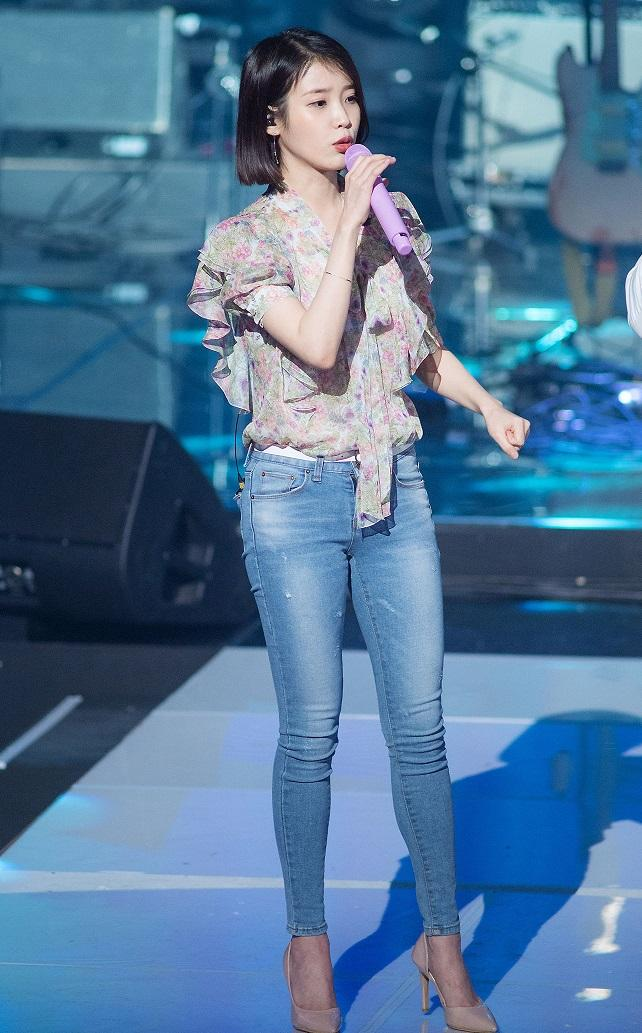
#> input picture %_Project/data preprocessing/Image_1.jpg, 642 x 1033 px
$ jupyter execute --allow-errors Get_images.ipynb
#> lines starting #> are read from the running program, lines starting #| are printed output that depends on the picture
[cell 1]
# https://velog.io/@jungeun-dev/Python-%EC%9B%B9-%ED%81%AC%EB%A1%A4%EB%A7%81Selenium-%EA%B5%AC%EA%B8%80-%EC%9D%B4%EB%AF%B8%EC%A7%80-%EC%88%98%EC%A7%91

[cell 2]
import selenium
from selenium import webdriver
import time
from selenium.webdriver.common.keys import Keys
from selenium.webdriver.common.by import By
import urllib.request
import os

# [14 lines of commented-out code are left out]


def createDirectory(directory):
    try:
        if not os.path.exists(directory):
            os.makedirs(directory)
    except OSError:
        print("Error: Failed to create the directory.")

def crawling_img(name):
    driver = webdriver.Chrome('chromedriver.exe') # 크롬드라이버 설치한 경로 작성 필요
    driver.get("https://www.google.co.kr/imghp?hl=ko&tab=wi&authuser=0&ogbl") # 구글 이미지 검색 url
    elem = driver.find_element(By.NAME,"q") #구글 검색창 선택
    elem.send_keys(name) # 검색창에 검색할 내용(name)넣기
    elem.send_keys(Keys.RETURN) # 검색할 내용을 넣고 enter를 치는것!

    driver.find_element_by_css_selector(".rg_i.Q4LuWd").click()  # 첫 번째 사진 클릭
    time.sleep(2)
    driver.find_element_by_css_selector('.Sa2Wmf.MIdC8d.So4Urb').click() # 관련 이미지 더보기 클릭


    SCROLL_PAUSE_TIME = 1
    # Get scroll height
    last_height = driver.execute_script("return document.body.scrollHeight")  # 브라우저의 높이를 자바스크립트로 찾음
    while True:
        # Scroll down to bottom
        driver.execute_script("window.scrollTo(0, document.body.scrollHeight);")  # 브라우저 끝까지 스크롤을 내림
        # Wait to load page
        time.sleep(SCROLL_PAUSE_TIME)
        # Calculate new scroll height and compare with last scroll height
        new_height = driver.execute_script("return document.body.scrollHeight")
        if new_height == last_height:
            try:
                driver.find_element_by_css_selector(".mye4qd").click()
            except:
                break
        last_height = new_height

    imgs = driver.find_elements_by_css_selector(".rg_i.Q4LuWd")
    dir = ".\dataset" + "\\" + name

    createDirectory(dir) #폴더 생성
    count = 1
    for img in imgs:
        try:
            img.click()
            time.sleep(3)
            imgUrl = driver.find_element_by_xpath(
                '//*[@id="Sva75c"]/div/div/div[3]/div[2]/c-wiz/div/div[1]/div[1]/div[2]/div/a/img').get_attribute(
                "src")
            path = "C:/Users/taeh0/Desktop/percent_Proj/%_Project/data preprocessing/dataset/" + name + "/"
            urllib.request.urlretrieve(imgUrl, path + name + str(count) + ".jpg")
            count = count + 1
            if count >= 250:
                break
        except:
            pass
    driver.close()


idols = ['아이유' , '수지' , '신세경' , '손예진' , '전지현' , '슬기' , '조이현', '지수']

#> (the rest of this cell did not finish here and is left out)

### 데이터 저장완료

[cell 3]
import cv2
print(cv2.__version__)

[cell 4]
#출처 https://blog.naver.com/PostView.naver?blogId=cosmosjs&logNo=220934659282&redirect=Dlog&widgetTypeCall=true&directAccess=false

[cell 5]
face_cascade=cv2.CascadeClassifier(cv2.data.haarcascades + "haarcascade_frontalface_default.xml")
img = cv2.imread('Image_1.jpg')  # 이미지 변수
#> img is the input picture: shape (1033, 642, 3); mean B, G, R 151.5, 118.2, 81.4
gray = cv2.cvtColor(img, cv2.COLOR_BGR2GRAY)
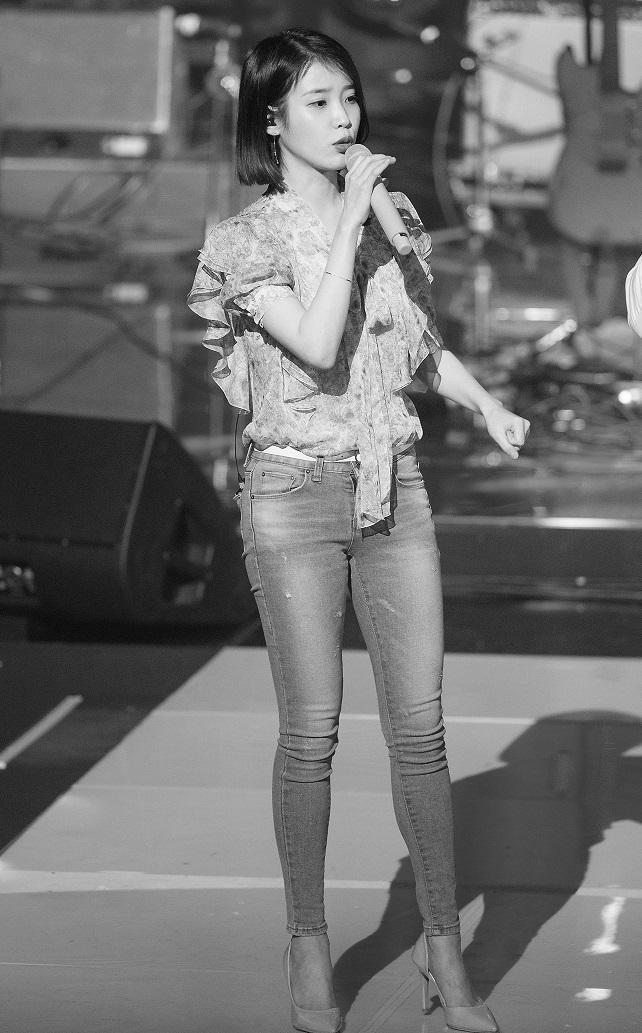
#> gray: shape (1033, 642); min 1, max 255, mean 111
faces = face_cascade.detectMultiScale(gray, 1.3,5)
#> faces = [[285, 64, 92, 92]]
imgNum=0
for (x,y,w,h) in faces:
    cropped = img[y - int(h / 4):y + h + int(h / 4), x - int(w / 4):x + w + int(w / 4)]
    # 이미지를 저장
    cv2.imwrite("face" + str(imgNum) + ".jpg", cropped)
    print(cropped.shape)
    imgNum += 1

    #cv2.rectangle(img, (x,y), (x+w, y+h), (255,0,0),2)
    roi_gray = gray[y:y+h, x:x+w]
    roi_color = img[y:y+h, x:x+w]
#> this loop made 1 pass
#> (x, y, w, h, imgNum) on pass 1: (285, 64, 92, 92, 1)
#| (138, 138, 3)
#> pass 1, `cropped = img[y - int(h / 4):y + h + int(h / 4), x - int(w / 4):x + w ..`:
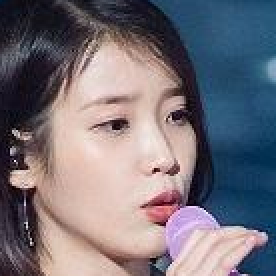
#> cropped: shape (138, 138, 3) (shown 2 times larger); mean B, G, R 120.3, 112, 117.4
#> pass 1, `roi_gray = gray[y:y+h, x:x+w]`:
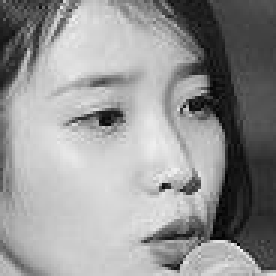
#> roi_gray: shape (92, 92) (shown 3 times larger); min 2, max 244, mean 148.6
#> pass 1, `roi_color = img[y:y+h, x:x+w]`:
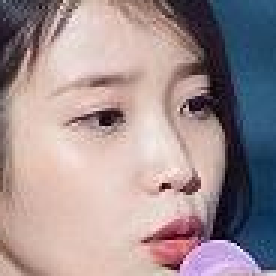
#> roi_color: shape (92, 92, 3) (shown 3 times larger); mean B, G, R 145.2, 143.2, 160.6
#> after the loop, imgNum = 1

$ run again, with %_Project/data preprocessing/face0.jpg copied over %_Project/data preprocessing/Image_1.jpg
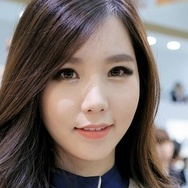
#> input picture %_Project/data preprocessing/face0.jpg, 188 x 188 px
#> img is the input picture: shape (188, 188, 3); mean B, G, R 101.5, 106.2, 117.9
#> `gray = cv2.cvtColor(img, cv2.COLOR_BGR2GRAY)`:
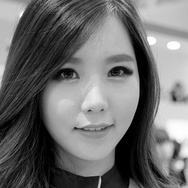
#> gray: shape (188, 188); min 0, max 255, mean 109.2
#> faces = [[30, 30, 128, 128]]
#> the loop `for (x,y,w,h) in faces:` made 1 pass
#> (x, y, w, h, imgNum) on pass 1: (30, 30, 128, 128, 1)
#> (printed output is left out)
#> pass 1, `roi_color = img[y:y+h, x:x+w]`:
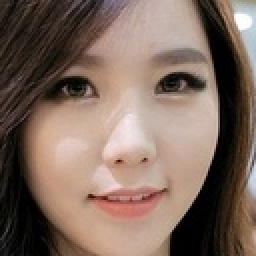
#> roi_color: shape (128, 128, 3) (shown 2 times larger); mean B, G, R 93.3, 104.9, 125.9
#> after the loop `for (x,y,w,h) in faces:`: imgNum = 1

$ run again, with %_Project/data preprocessing/face1.jpg copied over %_Project/data preprocessing/Image_1.jpg
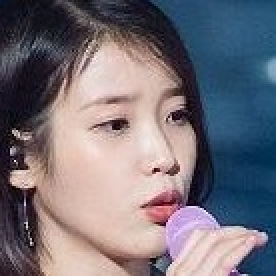
#> input picture %_Project/data preprocessing/face1.jpg, 138 x 138 px (shown 2 times larger)
#> img is the input picture: shape (138, 138, 3); mean B, G, R 120.3, 112.1, 117.4
#> `gray = cv2.cvtColor(img, cv2.COLOR_BGR2GRAY)`:
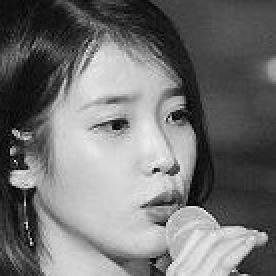
#> gray: shape (138, 138) (shown 2 times larger); min 1, max 248, mean 114.6
#> faces = [[21, 23, 98, 98]]
#> the loop `for (x,y,w,h) in faces:` made 1 pass
#> (x, y, w, h, cropped, imgNum) on pass 1: (21, 23, 98, 98, [[101, 62, 24], [99, 62, 24], [99, 62, 24]], 1)
#> (printed output is left out)
#> pass 1, `roi_color = img[y:y+h, x:x+w]`:
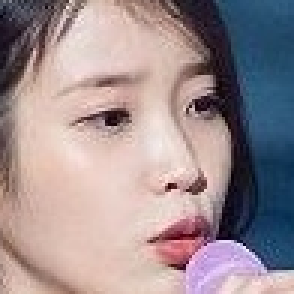
#> roi_color: shape (98, 98, 3) (shown 3 times larger); mean B, G, R 144.9, 142, 157.9
#> after the loop `for (x,y,w,h) in faces:`: imgNum = 1

$ run again, with %_Project/data preprocessing/image.jpg copied over %_Project/data preprocessing/Image_1.jpg
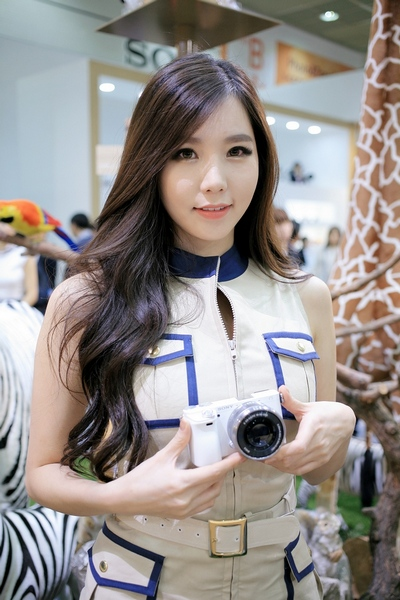
#> input picture %_Project/data preprocessing/image.jpg, 400 x 600 px
#> img is the input picture: shape (600, 400, 3); mean B, G, R 139.1, 141.9, 148.1
#> faces = [[150, 111, 126, 126]]
#> the loop `for (x,y,w,h) in faces:` made 1 pass
#> (x, y, w, h, imgNum) on pass 1: (150, 111, 126, 126, 1)
#> (printed output is left out)
#> pass 1, `cropped = img[y - int(h / 4):y + h + int(h / 4), x - int(w / 4):x + w ..`:
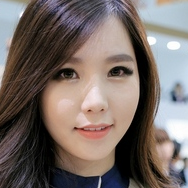
#> cropped: shape (188, 188, 3); mean B, G, R 101.4, 106.2, 117.9
#> pass 1, `roi_color = img[y:y+h, x:x+w]`:
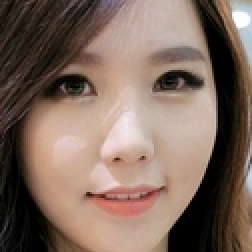
#> roi_color: shape (126, 126, 3) (shown 2 times larger); mean B, G, R 93.6, 105.5, 126.8
#> after the loop `for (x,y,w,h) in faces:`: imgNum = 1
